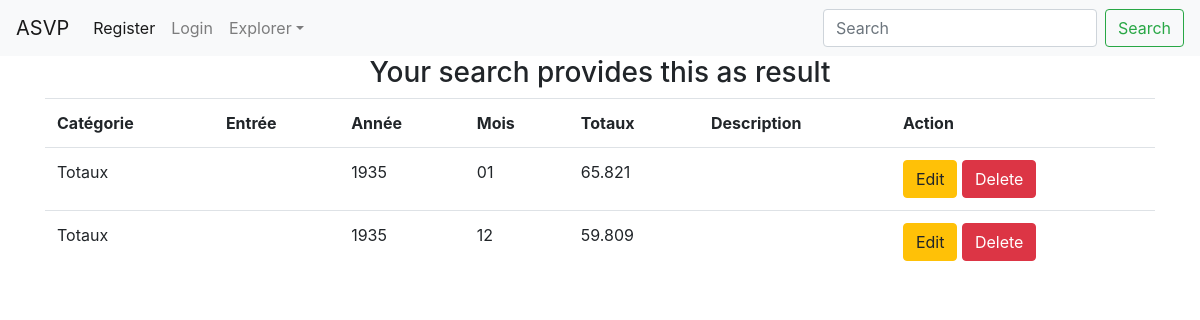
The app's page /index_totaux/ with its own data.
### asvp/modeles/all_data.py (models this page shows)
class Statistique(db.Model):
    statistique_id = db.Column(db.Integer, unique=True, autoincrement=True, primary_key=True, nullable=False)
    categorie = db.Column(db.String(100))
    entree = db.Column(db.String(50))
    annee = db.Column(db.String(100))
    mois = db.Column(db.String(100))
    totaux = db.Column(db.String(100))
    description = db.Column(db.String(500))

### asvp/routes/generic.py (the view)
@app.route("/index_totaux/")
def index_totaux():
    total = Statistique.query.filter_by(categorie="Totaux")
    return render_template("pages/index_totaux.html", total=total)

### asvp/templates/pages/index_totaux.html (shortened to what this page needs)
{% include "header.html" %}
{% block body %}
                            <h3 style="text-align:center">Your search provides this as result</h3>
      {% if total %}
             <div class="container">
                <div class="row">
                    <div class="col">
                        <table class="table table-hover table-gray">
                             <tr>
                                    <th>Catégorie</th>
                                    <th>Entrée</th>
                                    <th>Année</th>
                                    <th>Mois</th>
                                    <th>Totaux</th>
                                    <th>Description</th>
                                    <th>Action</th>
                             </tr>
                           {% for line in total%}
                            <tr>
                                    <td>{{line.categorie}}</td>
                                    <td>{{line.entree}}</td>
                                    <td>{{line.annee}}</td>
                                    <td>{{line.mois}}</td>
                                    <td>{{line.totaux}}</td>
                                    <td>{{line.description}}</td>
                                    <td>
                                        <a href="/update/{{line.statistique_id}}" class="btn btn-warning btn-xs" data-toggle="modal" data-target="#modaledit{{line.statistique_id}}">Edit</a>
                                        <a href="/delete/{{line.statistique_id}}" class="btn btn-danger btn-xs" onclick="return confirm('Are You Sure To Delete ?')">Delete</a>
                                    </td>
                                </tr>
                    {% endfor %}
                </table>
                        {%endif%}
         </div>
   </div>
</div>
{% endblock %}

### records on screen
Statistique: categorie "Totaux", annee "1935", mois "01", totaux "65.821"
Statistique: categorie "Totaux", annee "1935", mois "12", totaux "59.809"
